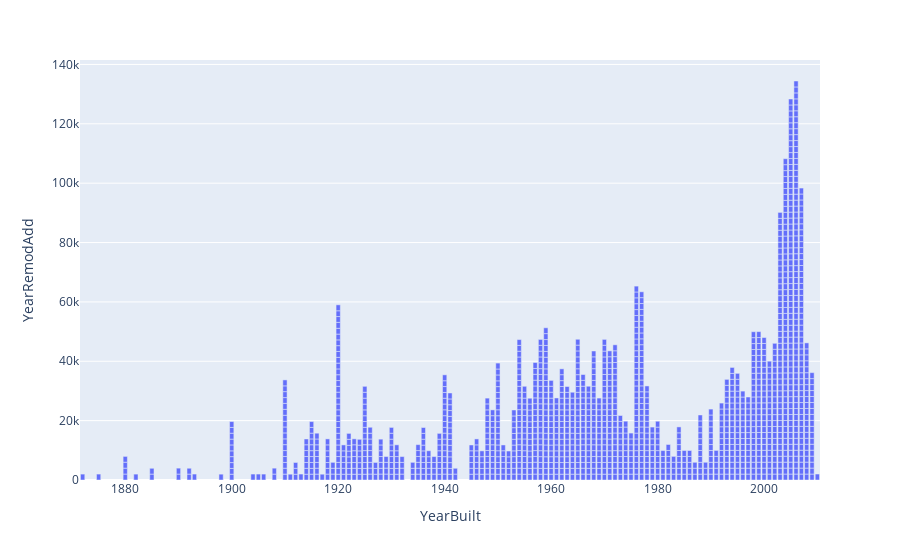

This figure's notebook cell:
### Code cell
fig = px.bar(haus_columns, x='YearBuilt', y='YearRemodAdd')
fig.show()

### Figure 1 — Plotly figure (JSON) as saved in the notebook; plotly's stock layout.template omitted (floating-point values rounded to 4 significant figures; data arrays with more than 128 entries replaced by an {"elided": "..."} marker saying what was removed)
{"data": [{"alignmentgroup": "True", "hovertemplate": "YearBuilt=%{x}<br>YearRemodAdd=%{y}<extra></extra>", "legendgroup": "", "marker": {"color": "#636efa", "pattern": {"shape": ""}}, "name": "", "offsetgroup": "", "orientation": "v", "showlegend": false, "textposition": "auto", "type": "bar", "x": {"elided": "1460 int values"}, "xaxis": "x", "y": {"elided": "1460 int values"}, "yaxis": "y"}], "layout": {"barmode": "relative", "legend": {"tracegroupgap": 0}, "margin": {"t": 60}, "xaxis": {"anchor": "y", "domain": [0, 1], "title": {"text": "YearBuilt"}}, "yaxis": {"anchor": "x", "domain": [0, 1], "title": {"text": "YearRemodAdd"}}}}
